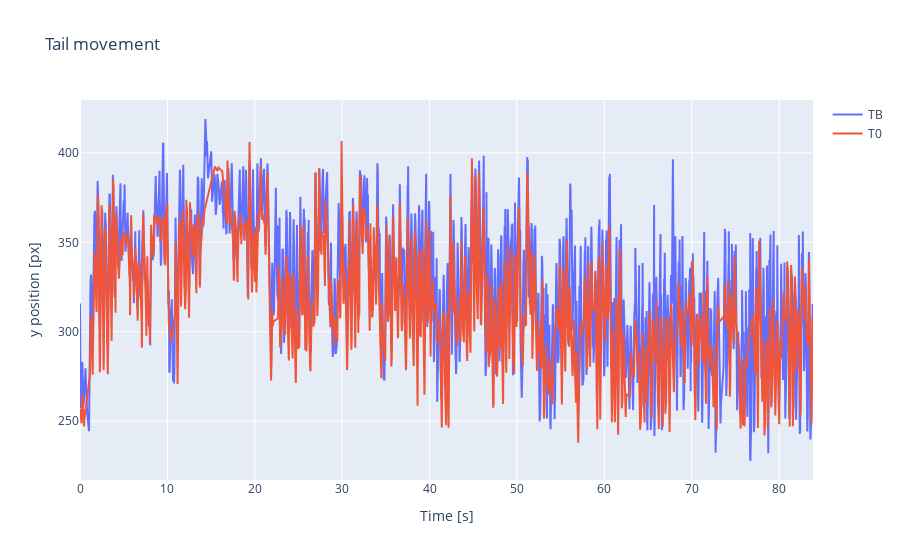

Notebook cell for this chart:
### Code cell
fig = go.Figure()
for key, value in labelarrays.items():
    if "T" in key:
        fig.add_trace(go.Scatter(x=value.time, y=fill_nan(value.y),
                                mode="lines",
                                name=key
                    )
        )
fig.update_layout(title="Tail movement", 
                  xaxis_title="Time [s]",yaxis_title="y position [px]")
fig.show()

### Figure 1 — Plotly figure (JSON) as saved in the notebook; plotly's stock layout.template omitted (floating-point values rounded to 4 significant figures; data arrays with more than 128 entries replaced by an {"elided": "..."} marker saying what was removed)
{"data": [{"mode": "lines", "name": "TB", "type": "scatter", "x": {"elided": "5034 float values"}, "y": {"elided": "5034 float values"}}, {"mode": "lines", "name": "T0", "type": "scatter", "x": {"elided": "5034 float values"}, "y": {"elided": "5034 float values"}}], "layout": {"title": {"text": "Tail movement"}, "xaxis": {"title": {"text": "Time [s]"}}, "yaxis": {"title": {"text": "y position [px]"}}}}
